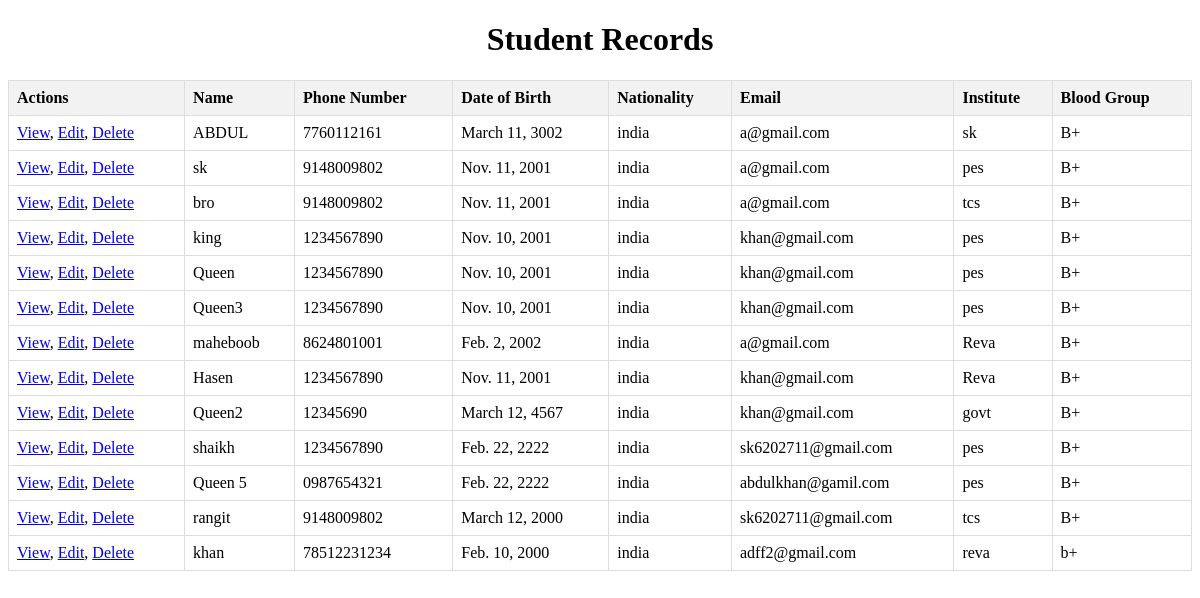
The page /Display/ on the database its author committed.
### myapp/models.py (models this page shows, shortened)
class Studentdetail(models.Model):
    Id = models.CharField(max_length=20, primary_key=True)
    name = models.CharField(max_length=100)
    phone_number = models.CharField(max_length=20)
    dob = models.DateField()
    nationality = models.CharField(max_length=20)
    email = models.EmailField()
    institute = models.CharField(max_length=100)
    blood_group = models.CharField(max_length=10)

### myapp/views.py (the view)
# urls.py: path('Display/', views.Display, name='Display'),
def Display(request):
    students = Studentdetail.objects.all()
    return render(request, 'Display.html', {'students': students})

### templates/Display.html (shortened to what this page needs)
<!DOCTYPE html>
<html>
<head>
</head>
<body>
    <h1>Student Records</h1>
    <table>
        <thead>
            <tr>
                <th>Actions</th>
                <th>Name</th>
                <th>Phone Number</th>
                <th>Date of Birth</th>
                <th>Nationality</th>
                <th>Email</th>
                <th>Institute</th>
                <th>Blood Group</th>
            </tr>
        </thead>
        <tbody>
            {% for student in students %}
                <tr>
                    <td><a href="{% url 'view_student_detail' student.Id %}">View</a>, <a href="{% url 'edit_student' student.Id %}">Edit</a>, <a href="{% url 'delete' student.Id %}">Delete</a></td>
                    <td>{{ student.name }}</td>
                    <td>{{ student.phone_number }}</td>
                    <td>{{ student.dob }}</td>
                    <td>{{ student.nationality }}</td>
                    <td>{{ student.email }}</td>
                    <td>{{ student.institute }}</td>
                    <td>{{ student.blood_group }}</td>
                </tr>
            {% endfor %}
        </tbody>
    </table>
</body>
</html>

### templates/Display.html (style rules this page uses)
table { border-collapse: collapse; width: 100%; }
th, td { border: 1px solid #ddd; padding: 8px; text-align: left; }
th { background-color: #f2f2f2; }
h1 { text-align: center; }

### rows shown on the page
Studentdetail: name "ABDUL", phone_number "7760112161", dob "March 11, 3002", nationality "india", email "a@gmail.com", institute "sk", blood_group "B+"
Studentdetail: name "sk", phone_number "9148009802", dob "Nov. 11, 2001", nationality "india", email "a@gmail.com", institute "pes", blood_group "B+"
Studentdetail: name "bro", phone_number "9148009802", dob "Nov. 11, 2001", nationality "india", email "a@gmail.com", institute "tcs", blood_group "B+"
Studentdetail: name "king", phone_number "1234567890", dob "Nov. 10, 2001", nationality "india", email "khan@gmail.com", institute "pes", blood_group "B+"
Studentdetail: name "Queen", phone_number "1234567890", dob "Nov. 10, 2001", nationality "india", email "khan@gmail.com", institute "pes", blood_group "B+"
Studentdetail: name "Queen3", phone_number "1234567890", dob "Nov. 10, 2001", nationality "india", email "khan@gmail.com", institute "pes", blood_group "B+"
Studentdetail: name "maheboob", phone_number "8624801001", dob "Feb. 2, 2002", nationality "india", email "a@gmail.com", institute "Reva", blood_group "B+"
Studentdetail: name "Hasen", phone_number "1234567890", dob "Nov. 11, 2001", nationality "india", email "khan@gmail.com", institute "Reva", blood_group "B+"
Studentdetail: name "Queen2", phone_number "12345690", dob "March 12, 4567", nationality "india", email "khan@gmail.com", institute "govt", blood_group "B+"
Studentdetail: name "shaikh", phone_number "1234567890", dob "Feb. 22, 2222", nationality "india", email "sk6202711@gmail.com", institute "pes", blood_group "B+"
Studentdetail: name "Queen 5", phone_number "0987654321", dob "Feb. 22, 2222", nationality "india", email "abdulkhan@gamil.com", institute "pes", blood_group "B+"
Studentdetail: name "rangit", phone_number "9148009802", dob "March 12, 2000", nationality "india", email "sk6202711@gmail.com", institute "tcs", blood_group "B+"
Studentdetail: name "khan", phone_number "78512231234", dob "Feb. 10, 2000", nationality "india", email "adff2@gmail.com", institute "reva", blood_group "b+"
